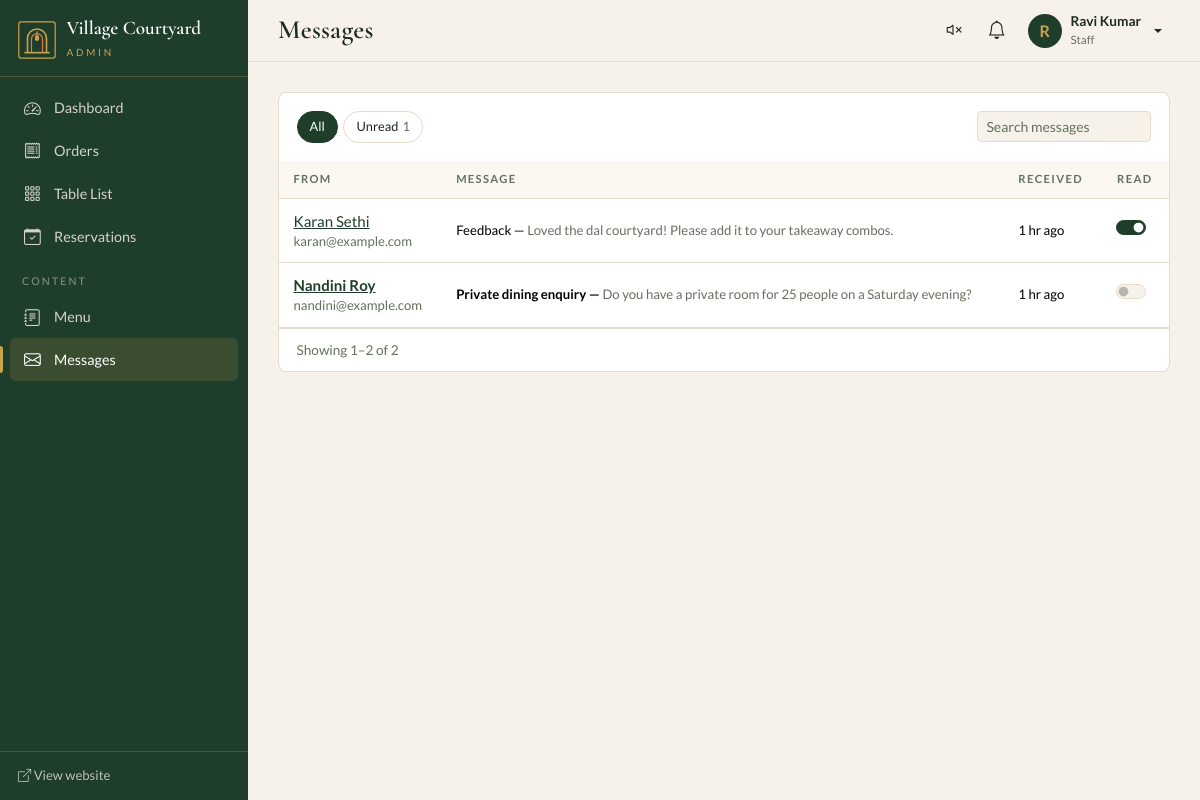
Screenshot of /backend/admin/contacts.php (signed in) with the database file from the repository.
### tables this page shows
CREATE TABLE users (
  id                    INT UNSIGNED AUTO_INCREMENT PRIMARY KEY,
  role_id               TINYINT UNSIGNED NOT NULL,
  name                  VARCHAR(100) NOT NULL,
  email                 VARCHAR(150) NOT NULL UNIQUE,
  phone                 VARCHAR(20)  NULL,
  password_hash         VARCHAR(255) NOT NULL,
  avatar                VARCHAR(255) NULL,
  is_active             TINYINT(1) NOT NULL DEFAULT 1,
  force_password_change TINYINT(1) NOT NULL DEFAULT 0,
  last_login_at         DATETIME NULL,
  last_login_ip         VARCHAR(45) NULL,
  created_at            TIMESTAMP DEFAULT CURRENT_TIMESTAMP,
  updated_at            TIMESTAMP DEFAULT CURRENT_TIMESTAMP ON UPDATE CURRENT_TIMESTAMP,
  CONSTRAINT fk_users_role FOREIGN KEY (role_id) REFERENCES roles(id),
  INDEX idx_users_role (role_id)
);

CREATE TABLE roles (
  id          TINYINT UNSIGNED AUTO_INCREMENT PRIMARY KEY,
  slug        VARCHAR(40)  NOT NULL UNIQUE,           
  name        VARCHAR(80)  NOT NULL,
  description VARCHAR(255) NULL,
  created_at  TIMESTAMP DEFAULT CURRENT_TIMESTAMP
);

CREATE TABLE contacts (
  id         INT UNSIGNED AUTO_INCREMENT PRIMARY KEY,
  name       VARCHAR(100) NOT NULL,
  email      VARCHAR(150) NOT NULL,
  phone      VARCHAR(20)  NULL,
  subject    VARCHAR(150) NULL,
  message    TEXT NOT NULL,
  is_read    TINYINT(1) NOT NULL DEFAULT 0,
  ip_address VARCHAR(45) NULL,
  created_at TIMESTAMP DEFAULT CURRENT_TIMESTAMP,
  INDEX idx_contact_read (is_read, created_at)
);

### backend/admin/contacts.php (the view, shortened to what the rows shown need)
<?php
require __DIR__ . '/../includes/bootstrap.php';
require __DIR__ . '/includes/admin.php';
require __DIR__ . '/includes/forms.php';
require_permission('contacts.view');
$where = ['1=1'];
$params = [];
$w = implode(' AND ', $where);
$total = (int) db_value("SELECT COUNT(*) FROM contacts WHERE $w", $params);
$page = max(1, min((int) ($_GET['page'] ?? 1), max(1, (int) ceil($total / MSG_PER_PAGE))));
$rows = db_all("SELECT * FROM contacts WHERE $w ORDER BY id DESC LIMIT " . MSG_PER_PAGE . ' OFFSET ' . (($page - 1) * MSG_PER_PAGE), $params);
admin_header('Messages', 'contacts.php');
?>
<section class="panel">
  <?php if (!$rows): ?><div class="empty-state"><i class="bi bi-envelope-open"></i>No messages.</div><?php else: ?>
  <div class="table-responsive">
    <table class="table table-hover align-middle">
      <thead><tr><th>From</th><th>Message</th><th>Received</th><th class="text-center">Read</th></tr></thead>
      <tbody>
      <?php foreach ($rows as $c): ?>
        <tr data-row class="<?= (int) $c['is_read'] ? '' : 'unread' ?>">
          <td class="text-nowrap"><a href="<?= e(qs(['id' => $c['id']])) ?>"><?= e($c['name']) ?></a><small class="d-block text-muted fw-normal"><?= e($c['email']) ?></small></td>
          <td class="small" style="max-width:34rem"><?php if ($c['subject']): ?><span><?= e($c['subject']) ?> — </span><?php endif; ?><span class="text-muted fw-normal"><?= e(mb_strimwidth($c['message'], 0, 140, '…')) ?></span></td>
          <td class="small text-nowrap fw-normal"><?= e(time_ago($c['created_at'])) ?></td>
          <td class="text-center"><?= row_toggle('contacts', (int) $c['id'], 'is_read', (bool) $c['is_read'], 'Mark as read') ?></td>
        </tr>
      <?php endforeach; ?>
      </tbody>
    </table>
  </div>
  <?php endif; ?>
</section>
<?php admin_footer(['js/crud.js']);

### backend/admin/includes/admin.php (shortened to what the rows shown need)
<?php
function admin_asset(string $path): string
{
    $file = __DIR__ . '/../assets/' . ltrim($path, '/');
    $ver  = is_file($file) ? filemtime($file) : 1;
    return admin_url('assets/' . ltrim($path, '/')) . '?v=' . $ver;
}
function qs(array $replace = []): string
{
    $q = array_merge($_GET, ['partial' => null], $replace);
    $q = array_filter($q, static fn ($v) => $v !== null && $v !== '');
    return $q ? '?' . http_build_query($q) : '?';
}
function latest_visible_order_id(): int
{
    return (int) db_value('SELECT COALESCE(MAX(o.id), 0) FROM orders o WHERE ' . ORDER_VISIBLE_SQL);
}
function admin_header(string $title, string $activeUrl = '', array $options = []): void
{
    $user     = current_user();
    $siteName = (string) setting('site_name', APP_NAME);
    $menu     = $user ? admin_menu() : [];
    $bare     = !empty($options['bare']);
    $canPoll  = $user && !$bare && !(int) $user['force_password_change'] && can('orders.view');
    ?>
<!doctype html>
<html lang="en">
<head>
  <link rel="stylesheet" href="<?= e(admin_asset('vendor/bootstrap/bootstrap.min.css')) ?>">
  <link rel="stylesheet" href="<?= e(admin_asset('vendor/bootstrap-icons/bootstrap-icons.min.css')) ?>">
  <link rel="stylesheet" href="<?= e(admin_asset('css/admin.css')) ?>">
</head>
<body class="<?= $bare ? 'admin-bare' : 'admin' ?>"
      data-base="<?= e(admin_url('')) ?>"
      <?php if ($canPoll): ?>data-poll="1" data-last-order="<?= latest_visible_order_id() ?>"<?php endif; ?>>
<?php if ($bare): ?>
<main class="bare-main">
<?php else: ?>
<div class="admin-shell">
  <aside class="sidebar offcanvas-lg offcanvas-start" tabindex="-1" id="sidebar" aria-label="Admin navigation">
    <div class="sidebar-brand">
      <a href="<?= e(admin_url('index.php')) ?>" class="brand-link">
        <?= admin_logo_svg() ?>
        <span><b><?= e($siteName) ?></b><small>Admin</small></span>
      </a>
    </div>
    <nav class="sidebar-nav">
      <?php foreach ($menu as $item): ?>
        <?php if (isset($item['heading'])): ?>
          <div class="nav-heading"><?= e($item['heading']) ?></div>
        <?php else:
            $exists = is_file(__DIR__ . '/../' . $item['url']);
            $active = $item['url'] === $activeUrl; ?>
          <?php if ($exists): ?>
            <a class="nav-item<?= $active ? ' active' : '' ?>" href="<?= e(admin_url($item['url'])) ?>"<?= $active ? ' aria-current="page"' : '' ?>>
              <i class="bi <?= e($item['icon']) ?>" aria-hidden="true"></i><span><?= e($item['label']) ?></span>
            </a>
          <?php else: ?>
            <span class="nav-item disabled" title="Built in the next stage">
              <i class="bi <?= e($item['icon']) ?>" aria-hidden="true"></i><span><?= e($item['label']) ?></span><span class="nav-soon">Soon</span>
            </span>
          <?php endif; ?>
        <?php endif; ?>
      <?php endforeach; ?>
    </nav>
    <div class="sidebar-foot">
      <a href="<?= e(FRONTEND_URL ?: '/') ?>" target="_blank" rel="noopener"><i class="bi bi-box-arrow-up-right"></i> View website</a>
    </div>
  </aside>
  <div class="admin-main">
    <header class="topbar">
      <h1 class="page-title"><?= e($title) ?></h1>
      <div class="topbar-actions">
        <?php if ($canPoll): ?>
          <button class="btn btn-icon" type="button" id="soundToggle" aria-pressed="false" title="New-order sound is off. Click to turn on.">
            <i class="bi bi-volume-mute"></i><span class="visually-hidden">Toggle new-order sound</span>
          </button>
          <a class="btn btn-icon position-relative" href="<?= e(admin_url('orders.php?seen=0')) ?>" title="New orders">
            <i class="bi bi-bell"></i><span class="bell-dot" id="bellCount" hidden></span><span class="visually-hidden">New orders</span>
          </a>
        <?php endif; ?>
        <div class="dropdown">
          <button class="btn user-btn dropdown-toggle" type="button" data-bs-toggle="dropdown" aria-expanded="false">
            <span class="avatar"><?= e(mb_strtoupper(mb_substr($user['name'] ?? '?', 0, 1))) ?></span>
            <span class="d-none d-sm-inline user-meta"><b><?= e($user['name'] ?? '') ?></b><small><?= e($user['role_name'] ?? '') ?></small></span>
          </button>
        </div>
      </div>
    </header>
    <main id="main" class="content">
<?php endif; ?>
    <?php
}
function admin_footer(array $scripts = []): void
{
    $bare = !empty($GLOBALS['__admin_bare']);
    ?>
<?php if (!$bare): ?>
    </main>
  </div>
</div>
<?php else: ?>
</main>
<?php endif; ?>
</body>
</html>
    <?php
}
function admin_logo_svg(int $size = 38): string
{
    return '<svg class="brand-mark" width="' . $size . '" height="' . $size . '" viewBox="0 0 48 48" aria-hidden="true">'
        . '<rect x="1" y="1" width="46" height="46" rx="3" fill="none" stroke="#C9A24D" stroke-width="1.5"/>'
        . '<path d="M12 40V22a12 12 0 0 1 24 0v18" fill="none" stroke="#C9A24D" stroke-width="2"/>'
        . '<path d="M17 40V23a7 7 0 0 1 14 0v17" fill="none" stroke="#D9774A" stroke-width="1.6"/>'
        . '<path d="M24 13v5" stroke="#C9A24D" stroke-width="1.4"/><rect x="21.5" y="18" width="5" height="7" rx="1.5" fill="#C9A24D"/>'
        . '<path d="M8 40h32" stroke="#C9A24D" stroke-width="2"/></svg>';
}

### backend/admin/includes/forms.php (shortened to what the rows shown need)
<?php
function row_toggle(string $resource, int $id, string $field, bool $on, string $label, bool $enabled = true): string
{
    return '<div class="form-check form-switch mb-0 d-inline-block" title="' . e($label) . '">'
        . '<input class="form-check-input js-toggle" type="checkbox" role="switch" aria-label="' . e($label) . '"'
        . ' data-resource="' . e($resource) . '" data-id="' . $id . '" data-field="' . e($field) . '"' . ($on ? ' checked' : '') . ($enabled ? '' : ' disabled') . '></div>';
}

### rows the page displays
users: name "R", name "Ravi Kumar", role.name "Staff"
contacts: name "Karan Sethi", email "karan@example.com", subject "Feedback", message "Loved the dal courtyard! Please add it to your takeaway combos.", created_at "1 hr ago"
contacts: name "Nandini Roy", email "nandini@example.com", subject "Private dining enquiry", message "Do you have a private room for 25 people on a Saturday evening?", created_at "1 hr ago"

### other values shown
$siteName "Village Courtyard"
$item['label'] "Dashboard"
$item['label'] "Orders"
$item['label'] "Table List"
$item['label'] "Reservations"
$item['heading'] "CONTENT"
$item['label'] "Menu"
$item['label'] "Messages"
$title "Messages"
$unread "1"
pagination_summary($total, $page, MSG_PER_PAGE) "Showing 1–2 of 2"
